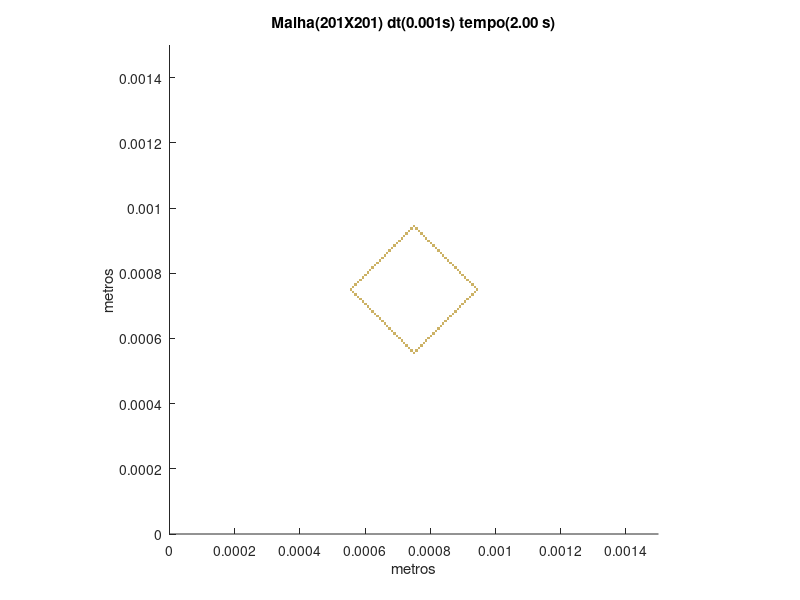

MATLAB code to generate this figure:
set (gca,'PlotBoxAspectRatio',[1 1 1],'Xlim',[0,0.0015],'Ylim',[0,0.0015])
hold on
title('Malha(201X201) dt(0.001s) tempo(2.00 s)')
hold on
ylabel('metros')
hold on
xlabel('metros')
hold on

fill([0.000746268656716418 0.000746268656716418 0.000753731343283582 0.000753731343283582],[0.000552238805970149 0.000559701492537313 0.000559701492537313 0.000552238805970149],[0.8,0.7,0.4],'LineStyle','none')

fill([0.000738805970149254 0.000738805970149254 0.000746268656716418 0.000746268656716418],[0.000559701492537313 0.000567164179104478 0.000567164179104478 0.000559701492537313],[0.8,0.7,0.4],'LineStyle','none')

fill([0.000753731343283582 0.000753731343283582 0.000761194029850746 0.000761194029850746],[0.000559701492537313 0.000567164179104478 0.000567164179104478 0.000559701492537313],[0.8,0.7,0.4],'LineStyle','none')

fill([0.00073134328358209 0.00073134328358209 0.000738805970149254 0.000738805970149254],[0.000567164179104478 0.000574626865671642 0.000574626865671642 0.000567164179104478],[0.8,0.7,0.4],'LineStyle','none')

fill([0.000761194029850746 0.000761194029850746 0.000768656716417911 0.000768656716417911],[0.000567164179104478 0.000574626865671642 0.000574626865671642 0.000567164179104478],[0.8,0.7,0.4],'LineStyle','none')

fill([0.000723880597014925 0.000723880597014925 0.00073134328358209 0.00073134328358209],[0.000574626865671642 0.000582089552238806 0.000582089552238806 0.000574626865671642],[0.8,0.7,0.4],'LineStyle','none')

fill([0.000768656716417911 0.000768656716417911 0.000776119402985075 0.000776119402985075],[0.000574626865671642 0.000582089552238806 0.000582089552238806 0.000574626865671642],[0.8,0.7,0.4],'LineStyle','none')

fill([0.000716417910447761 0.000716417910447761 0.000723880597014925 0.000723880597014925],[0.000582089552238806 0.00058955223880597 0.00058955223880597 0.000582089552238806],[0.8,0.7,0.4],'LineStyle','none')

fill([0.000776119402985075 0.000776119402985075 0.000783582089552239 0.000783582089552239],[0.000582089552238806 0.00058955223880597 0.00058955223880597 0.000582089552238806],[0.8,0.7,0.4],'LineStyle','none')

fill([0.000708955223880597 0.000708955223880597 0.000716417910447761 0.000716417910447761],[0.00058955223880597 0.000597014925373134 0.000597014925373134 0.00058955223880597],[0.8,0.7,0.4],'LineStyle','none')

fill([0.000783582089552239 0.000783582089552239 0.000791044776119403 0.000791044776119403],[0.00058955223880597 0.000597014925373134 0.000597014925373134 0.00058955223880597],[0.8,0.7,0.4],'LineStyle','none')

fill([0.000701492537313433 0.000701492537313433 0.000708955223880597 0.000708955223880597],[0.000597014925373134 0.000604477611940299 0.000604477611940299 0.000597014925373134],[0.8,0.7,0.4],'LineStyle','none')

fill([0.000791044776119403 0.000791044776119403 0.000798507462686567 0.000798507462686567],[0.000597014925373134 0.000604477611940299 0.000604477611940299 0.000597014925373134],[0.8,0.7,0.4],'LineStyle','none')

fill([0.000694029850746269 0.000694029850746269 0.000701492537313433 0.000701492537313433],[0.000604477611940299 0.000611940298507463 0.000611940298507463 0.000604477611940299],[0.8,0.7,0.4],'LineStyle','none')

fill([0.000798507462686567 0.000798507462686567 0.000805970149253731 0.000805970149253731],[0.000604477611940299 0.000611940298507463 0.000611940298507463 0.000604477611940299],[0.8,0.7,0.4],'LineStyle','none')

fill([0.000686567164179104 0.000686567164179104 0.000694029850746269 0.000694029850746269],[0.000611940298507463 0.000619402985074627 0.000619402985074627 0.000611940298507463],[0.8,0.7,0.4],'LineStyle','none')

fill([0.000805970149253731 0.000805970149253731 0.000813432835820896 0.000813432835820896],[0.000611940298507463 0.000619402985074627 0.000619402985074627 0.000611940298507463],[0.8,0.7,0.4],'LineStyle','none')

fill([0.00067910447761194 0.00067910447761194 0.000686567164179104 0.000686567164179104],[0.000619402985074627 0.000626865671641791 0.000626865671641791 0.000619402985074627],[0.8,0.7,0.4],'LineStyle','none')

fill([0.000813432835820896 0.000813432835820896 0.00082089552238806 0.00082089552238806],[0.000619402985074627 0.000626865671641791 0.000626865671641791 0.000619402985074627],[0.8,0.7,0.4],'LineStyle','none')

fill([0.000671641791044776 0.000671641791044776 0.00067910447761194 0.00067910447761194],[0.000626865671641791 0.000634328358208955 0.000634328358208955 0.000626865671641791],[0.8,0.7,0.4],'LineStyle','none')

fill([0.00082089552238806 0.00082089552238806 0.000828358208955224 0.000828358208955224],[0.000626865671641791 0.000634328358208955 0.000634328358208955 0.000626865671641791],[0.8,0.7,0.4],'LineStyle','none')

fill([0.000664179104477612 0.000664179104477612 0.000671641791044776 0.000671641791044776],[0.000634328358208955 0.000641791044776119 0.000641791044776119 0.000634328358208955],[0.8,0.7,0.4],'LineStyle','none')

fill([0.000828358208955224 0.000828358208955224 0.000835820895522388 0.000835820895522388],[0.000634328358208955 0.000641791044776119 0.000641791044776119 0.000634328358208955],[0.8,0.7,0.4],'LineStyle','none')

fill([0.000656716417910448 0.000656716417910448 0.000664179104477612 0.000664179104477612],[0.000641791044776119 0.000649253731343284 0.000649253731343284 0.000641791044776119],[0.8,0.7,0.4],'LineStyle','none')

fill([0.000835820895522388 0.000835820895522388 0.000843283582089552 0.000843283582089552],[0.000641791044776119 0.000649253731343284 0.000649253731343284 0.000641791044776119],[0.8,0.7,0.4],'LineStyle','none')

fill([0.000649253731343284 0.000649253731343284 0.000656716417910448 0.000656716417910448],[0.000649253731343284 0.000656716417910448 0.000656716417910448 0.000649253731343284],[0.8,0.7,0.4],'LineStyle','none')

fill([0.000843283582089552 0.000843283582089552 0.000850746268656716 0.000850746268656716],[0.000649253731343284 0.000656716417910448 0.000656716417910448 0.000649253731343284],[0.8,0.7,0.4],'LineStyle','none')

fill([0.000641791044776119 0.000641791044776119 0.000649253731343284 0.000649253731343284],[0.000656716417910448 0.000664179104477612 0.000664179104477612 0.000656716417910448],[0.8,0.7,0.4],'LineStyle','none')

fill([0.000850746268656716 0.000850746268656716 0.000858208955223881 0.000858208955223881],[0.000656716417910448 0.000664179104477612 0.000664179104477612 0.000656716417910448],[0.8,0.7,0.4],'LineStyle','none')

fill([0.000634328358208955 0.000634328358208955 0.000641791044776119 0.000641791044776119],[0.000664179104477612 0.000671641791044776 0.000671641791044776 0.000664179104477612],[0.8,0.7,0.4],'LineStyle','none')

fill([0.000858208955223881 0.000858208955223881 0.000865671641791045 0.000865671641791045],[0.000664179104477612 0.000671641791044776 0.000671641791044776 0.000664179104477612],[0.8,0.7,0.4],'LineStyle','none')

fill([0.000626865671641791 0.000626865671641791 0.000634328358208955 0.000634328358208955],[0.000671641791044776 0.00067910447761194 0.00067910447761194 0.000671641791044776],[0.8,0.7,0.4],'LineStyle','none')

fill([0.000865671641791045 0.000865671641791045 0.000873134328358209 0.000873134328358209],[0.000671641791044776 0.00067910447761194 0.00067910447761194 0.000671641791044776],[0.8,0.7,0.4],'LineStyle','none')

fill([0.000619402985074627 0.000619402985074627 0.000626865671641791 0.000626865671641791],[0.00067910447761194 0.000686567164179104 0.000686567164179104 0.00067910447761194],[0.8,0.7,0.4],'LineStyle','none')

fill([0.000873134328358209 0.000873134328358209 0.000880597014925373 0.000880597014925373],[0.00067910447761194 0.000686567164179104 0.000686567164179104 0.00067910447761194],[0.8,0.7,0.4],'LineStyle','none')

fill([0.000611940298507463 0.000611940298507463 0.000619402985074627 0.000619402985074627],[0.000686567164179104 0.000694029850746269 0.000694029850746269 0.000686567164179104],[0.8,0.7,0.4],'LineStyle','none')

fill([0.000880597014925373 0.000880597014925373 0.000888059701492537 0.000888059701492537],[0.000686567164179104 0.000694029850746269 0.000694029850746269 0.000686567164179104],[0.8,0.7,0.4],'LineStyle','none')

fill([0.000604477611940299 0.000604477611940299 0.000611940298507463 0.000611940298507463],[0.000694029850746269 0.000701492537313433 0.000701492537313433 0.000694029850746269],[0.8,0.7,0.4],'LineStyle','none')

fill([0.000888059701492537 0.000888059701492537 0.000895522388059702 0.000895522388059702],[0.000694029850746269 0.000701492537313433 0.000701492537313433 0.000694029850746269],[0.8,0.7,0.4],'LineStyle','none')

fill([0.000597014925373134 0.000597014925373134 0.000604477611940299 0.000604477611940299],[0.000701492537313433 0.000708955223880597 0.000708955223880597 0.000701492537313433],[0.8,0.7,0.4],'LineStyle','none')

fill([0.000895522388059702 0.000895522388059702 0.000902985074626866 0.000902985074626866],[0.000701492537313433 0.000708955223880597 0.000708955223880597 0.000701492537313433],[0.8,0.7,0.4],'LineStyle','none')

fill([0.00058955223880597 0.00058955223880597 0.000597014925373134 0.000597014925373134],[0.000708955223880597 0.000716417910447761 0.000716417910447761 0.000708955223880597],[0.8,0.7,0.4],'LineStyle','none')

fill([0.000902985074626866 0.000902985074626866 0.00091044776119403 0.00091044776119403],[0.000708955223880597 0.000716417910447761 0.000716417910447761 0.000708955223880597],[0.8,0.7,0.4],'LineStyle','none')

fill([0.000582089552238806 0.000582089552238806 0.00058955223880597 0.00058955223880597],[0.000716417910447761 0.000723880597014925 0.000723880597014925 0.000716417910447761],[0.8,0.7,0.4],'LineStyle','none')

fill([0.00091044776119403 0.00091044776119403 0.000917910447761194 0.000917910447761194],[0.000716417910447761 0.000723880597014925 0.000723880597014925 0.000716417910447761],[0.8,0.7,0.4],'LineStyle','none')

fill([0.000574626865671642 0.000574626865671642 0.000582089552238806 0.000582089552238806],[0.000723880597014925 0.00073134328358209 0.00073134328358209 0.000723880597014925],[0.8,0.7,0.4],'LineStyle','none')

fill([0.000917910447761194 0.000917910447761194 0.000925373134328358 0.000925373134328358],[0.000723880597014925 0.00073134328358209 0.00073134328358209 0.000723880597014925],[0.8,0.7,0.4],'LineStyle','none')

fill([0.000567164179104478 0.000567164179104478 0.000574626865671642 0.000574626865671642],[0.00073134328358209 0.000738805970149254 0.000738805970149254 0.00073134328358209],[0.8,0.7,0.4],'LineStyle','none')

fill([0.000925373134328358 0.000925373134328358 0.000932835820895522 0.000932835820895522],[0.00073134328358209 0.000738805970149254 0.000738805970149254 0.00073134328358209],[0.8,0.7,0.4],'LineStyle','none')

fill([0.000559701492537313 0.000559701492537313 0.000567164179104478 0.000567164179104478],[0.000738805970149254 0.000746268656716418 0.000746268656716418 0.000738805970149254],[0.8,0.7,0.4],'LineStyle','none')

fill([0.000932835820895522 0.000932835820895522 0.000940298507462687 0.000940298507462687],[0.000738805970149254 0.000746268656716418 0.000746268656716418 0.000738805970149254],[0.8,0.7,0.4],'LineStyle','none')

fill([0.000552238805970149 0.000552238805970149 0.000559701492537313 0.000559701492537313],[0.000746268656716418 0.000753731343283582 0.000753731343283582 0.000746268656716418],[0.8,0.7,0.4],'LineStyle','none')

fill([0.000940298507462687 0.000940298507462687 0.000947761194029851 0.000947761194029851],[0.000746268656716418 0.000753731343283582 0.000753731343283582 0.000746268656716418],[0.8,0.7,0.4],'LineStyle','none')

fill([0.000559701492537313 0.000559701492537313 0.000567164179104478 0.000567164179104478],[0.000753731343283582 0.000761194029850746 0.000761194029850746 0.000753731343283582],[0.8,0.7,0.4],'LineStyle','none')

fill([0.000932835820895522 0.000932835820895522 0.000940298507462687 0.000940298507462687],[0.000753731343283582 0.000761194029850746 0.000761194029850746 0.000753731343283582],[0.8,0.7,0.4],'LineStyle','none')

fill([0.000567164179104478 0.000567164179104478 0.000574626865671642 0.000574626865671642],[0.000761194029850746 0.000768656716417911 0.000768656716417911 0.000761194029850746],[0.8,0.7,0.4],'LineStyle','none')

fill([0.000925373134328358 0.000925373134328358 0.000932835820895522 0.000932835820895522],[0.000761194029850746 0.000768656716417911 0.000768656716417911 0.000761194029850746],[0.8,0.7,0.4],'LineStyle','none')

fill([0.000574626865671642 0.000574626865671642 0.000582089552238806 0.000582089552238806],[0.000768656716417911 0.000776119402985075 0.000776119402985075 0.000768656716417911],[0.8,0.7,0.4],'LineStyle','none')

fill([0.000917910447761194 0.000917910447761194 0.000925373134328358 0.000925373134328358],[0.000768656716417911 0.000776119402985075 0.000776119402985075 0.000768656716417911],[0.8,0.7,0.4],'LineStyle','none')

fill([0.000582089552238806 0.000582089552238806 0.00058955223880597 0.00058955223880597],[0.000776119402985075 0.000783582089552239 0.000783582089552239 0.000776119402985075],[0.8,0.7,0.4],'LineStyle','none')

fill([0.00091044776119403 0.00091044776119403 0.000917910447761194 0.000917910447761194],[0.000776119402985075 0.000783582089552239 0.000783582089552239 0.000776119402985075],[0.8,0.7,0.4],'LineStyle','none')

fill([0.00058955223880597 0.00058955223880597 0.000597014925373134 0.000597014925373134],[0.000783582089552239 0.000791044776119403 0.000791044776119403 0.000783582089552239],[0.8,0.7,0.4],'LineStyle','none')

fill([0.000902985074626866 0.000902985074626866 0.00091044776119403 0.00091044776119403],[0.000783582089552239 0.000791044776119403 0.000791044776119403 0.000783582089552239],[0.8,0.7,0.4],'LineStyle','none')

fill([0.000597014925373134 0.000597014925373134 0.000604477611940299 0.000604477611940299],[0.000791044776119403 0.000798507462686567 0.000798507462686567 0.000791044776119403],[0.8,0.7,0.4],'LineStyle','none')

fill([0.000895522388059702 0.000895522388059702 0.000902985074626866 0.000902985074626866],[0.000791044776119403 0.000798507462686567 0.000798507462686567 0.000791044776119403],[0.8,0.7,0.4],'LineStyle','none')

fill([0.000604477611940299 0.000604477611940299 0.000611940298507463 0.000611940298507463],[0.000798507462686567 0.000805970149253731 0.000805970149253731 0.000798507462686567],[0.8,0.7,0.4],'LineStyle','none')

fill([0.000888059701492537 0.000888059701492537 0.000895522388059702 0.000895522388059702],[0.000798507462686567 0.000805970149253731 0.000805970149253731 0.000798507462686567],[0.8,0.7,0.4],'LineStyle','none')

fill([0.000611940298507463 0.000611940298507463 0.000619402985074627 0.000619402985074627],[0.000805970149253731 0.000813432835820896 0.000813432835820896 0.000805970149253731],[0.8,0.7,0.4],'LineStyle','none')

fill([0.000880597014925373 0.000880597014925373 0.000888059701492537 0.000888059701492537],[0.000805970149253731 0.000813432835820896 0.000813432835820896 0.000805970149253731],[0.8,0.7,0.4],'LineStyle','none')

fill([0.000619402985074627 0.000619402985074627 0.000626865671641791 0.000626865671641791],[0.000813432835820896 0.00082089552238806 0.00082089552238806 0.000813432835820896],[0.8,0.7,0.4],'LineStyle','none')

fill([0.000873134328358209 0.000873134328358209 0.000880597014925373 0.000880597014925373],[0.000813432835820896 0.00082089552238806 0.00082089552238806 0.000813432835820896],[0.8,0.7,0.4],'LineStyle','none')

fill([0.000626865671641791 0.000626865671641791 0.000634328358208955 0.000634328358208955],[0.00082089552238806 0.000828358208955224 0.000828358208955224 0.00082089552238806],[0.8,0.7,0.4],'LineStyle','none')

fill([0.000865671641791045 0.000865671641791045 0.000873134328358209 0.000873134328358209],[0.00082089552238806 0.000828358208955224 0.000828358208955224 0.00082089552238806],[0.8,0.7,0.4],'LineStyle','none')

fill([0.000634328358208955 0.000634328358208955 0.000641791044776119 0.000641791044776119],[0.000828358208955224 0.000835820895522388 0.000835820895522388 0.000828358208955224],[0.8,0.7,0.4],'LineStyle','none')

fill([0.000858208955223881 0.000858208955223881 0.000865671641791045 0.000865671641791045],[0.000828358208955224 0.000835820895522388 0.000835820895522388 0.000828358208955224],[0.8,0.7,0.4],'LineStyle','none')

fill([0.000641791044776119 0.000641791044776119 0.000649253731343284 0.000649253731343284],[0.000835820895522388 0.000843283582089552 0.000843283582089552 0.000835820895522388],[0.8,0.7,0.4],'LineStyle','none')

fill([0.000850746268656716 0.000850746268656716 0.000858208955223881 0.000858208955223881],[0.000835820895522388 0.000843283582089552 0.000843283582089552 0.000835820895522388],[0.8,0.7,0.4],'LineStyle','none')

fill([0.000649253731343284 0.000649253731343284 0.000656716417910448 0.000656716417910448],[0.000843283582089552 0.000850746268656716 0.000850746268656716 0.000843283582089552],[0.8,0.7,0.4],'LineStyle','none')

fill([0.000843283582089552 0.000843283582089552 0.000850746268656716 0.000850746268656716],[0.000843283582089552 0.000850746268656716 0.000850746268656716 0.000843283582089552],[0.8,0.7,0.4],'LineStyle','none')

fill([0.000656716417910448 0.000656716417910448 0.000664179104477612 0.000664179104477612],[0.000850746268656716 0.000858208955223881 0.000858208955223881 0.000850746268656716],[0.8,0.7,0.4],'LineStyle','none')

fill([0.000835820895522388 0.000835820895522388 0.000843283582089552 0.000843283582089552],[0.000850746268656716 0.000858208955223881 0.000858208955223881 0.000850746268656716],[0.8,0.7,0.4],'LineStyle','none')

fill([0.000664179104477612 0.000664179104477612 0.000671641791044776 0.000671641791044776],[0.000858208955223881 0.000865671641791045 0.000865671641791045 0.000858208955223881],[0.8,0.7,0.4],'LineStyle','none')

fill([0.000828358208955224 0.000828358208955224 0.000835820895522388 0.000835820895522388],[0.000858208955223881 0.000865671641791045 0.000865671641791045 0.000858208955223881],[0.8,0.7,0.4],'LineStyle','none')

fill([0.000671641791044776 0.000671641791044776 0.00067910447761194 0.00067910447761194],[0.000865671641791045 0.000873134328358209 0.000873134328358209 0.000865671641791045],[0.8,0.7,0.4],'LineStyle','none')

fill([0.00082089552238806 0.00082089552238806 0.000828358208955224 0.000828358208955224],[0.000865671641791045 0.000873134328358209 0.000873134328358209 0.000865671641791045],[0.8,0.7,0.4],'LineStyle','none')

fill([0.00067910447761194 0.00067910447761194 0.000686567164179104 0.000686567164179104],[0.000873134328358209 0.000880597014925373 0.000880597014925373 0.000873134328358209],[0.8,0.7,0.4],'LineStyle','none')

fill([0.000813432835820896 0.000813432835820896 0.00082089552238806 0.00082089552238806],[0.000873134328358209 0.000880597014925373 0.000880597014925373 0.000873134328358209],[0.8,0.7,0.4],'LineStyle','none')

fill([0.000686567164179104 0.000686567164179104 0.000694029850746269 0.000694029850746269],[0.000880597014925373 0.000888059701492537 0.000888059701492537 0.000880597014925373],[0.8,0.7,0.4],'LineStyle','none')

fill([0.000805970149253731 0.000805970149253731 0.000813432835820896 0.000813432835820896],[0.000880597014925373 0.000888059701492537 0.000888059701492537 0.000880597014925373],[0.8,0.7,0.4],'LineStyle','none')

fill([0.000694029850746269 0.000694029850746269 0.000701492537313433 0.000701492537313433],[0.000888059701492537 0.000895522388059702 0.000895522388059702 0.000888059701492537],[0.8,0.7,0.4],'LineStyle','none')

fill([0.000798507462686567 0.000798507462686567 0.000805970149253731 0.000805970149253731],[0.000888059701492537 0.000895522388059702 0.000895522388059702 0.000888059701492537],[0.8,0.7,0.4],'LineStyle','none')

fill([0.000701492537313433 0.000701492537313433 0.000708955223880597 0.000708955223880597],[0.000895522388059702 0.000902985074626866 0.000902985074626866 0.000895522388059702],[0.8,0.7,0.4],'LineStyle','none')

fill([0.000791044776119403 0.000791044776119403 0.000798507462686567 0.000798507462686567],[0.000895522388059702 0.000902985074626866 0.000902985074626866 0.000895522388059702],[0.8,0.7,0.4],'LineStyle','none')

fill([0.000708955223880597 0.000708955223880597 0.000716417910447761 0.000716417910447761],[0.000902985074626866 0.00091044776119403 0.00091044776119403 0.000902985074626866],[0.8,0.7,0.4],'LineStyle','none')

fill([0.000783582089552239 0.000783582089552239 0.000791044776119403 0.000791044776119403],[0.000902985074626866 0.00091044776119403 0.00091044776119403 0.000902985074626866],[0.8,0.7,0.4],'LineStyle','none')

fill([0.000716417910447761 0.000716417910447761 0.000723880597014925 0.000723880597014925],[0.00091044776119403 0.000917910447761194 0.000917910447761194 0.00091044776119403],[0.8,0.7,0.4],'LineStyle','none')

fill([0.000776119402985075 0.000776119402985075 0.000783582089552239 0.000783582089552239],[0.00091044776119403 0.000917910447761194 0.000917910447761194 0.00091044776119403],[0.8,0.7,0.4],'LineStyle','none')

fill([0.000723880597014925 0.000723880597014925 0.00073134328358209 0.00073134328358209],[0.000917910447761194 0.000925373134328358 0.000925373134328358 0.000917910447761194],[0.8,0.7,0.4],'LineStyle','none')

fill([0.000768656716417911 0.000768656716417911 0.000776119402985075 0.000776119402985075],[0.000917910447761194 0.000925373134328358 0.000925373134328358 0.000917910447761194],[0.8,0.7,0.4],'LineStyle','none')

fill([0.00073134328358209 0.00073134328358209 0.000738805970149254 0.000738805970149254],[0.000925373134328358 0.000932835820895522 0.000932835820895522 0.000925373134328358],[0.8,0.7,0.4],'LineStyle','none')

fill([0.000761194029850746 0.000761194029850746 0.000768656716417911 0.000768656716417911],[0.000925373134328358 0.000932835820895522 0.000932835820895522 0.000925373134328358],[0.8,0.7,0.4],'LineStyle','none')

fill([0.000738805970149254 0.000738805970149254 0.000746268656716418 0.000746268656716418],[0.000932835820895522 0.000940298507462687 0.000940298507462687 0.000932835820895522],[0.8,0.7,0.4],'LineStyle','none')

fill([0.000753731343283582 0.000753731343283582 0.000761194029850746 0.000761194029850746],[0.000932835820895522 0.000940298507462687 0.000940298507462687 0.000932835820895522],[0.8,0.7,0.4],'LineStyle','none')

fill([0.000746268656716418 0.000746268656716418 0.000753731343283582 0.000753731343283582],[0.000940298507462687 0.000947761194029851 0.000947761194029851 0.000940298507462687],[0.8,0.7,0.4],'LineStyle','none')
